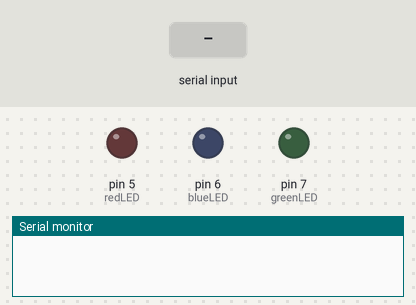
Recording of a sketch running on a simulated Arduino Uno, built with avr-gcc and run on an emulated ATmega328P. Shown: output pins drawn as LEDs (lit = HIGH), the last lines printed to the serial monitor. Inputs (shaded band) come from the test bench.

Above: at 1.2 s.
1.3 s: "A" received over the second serial link
At 2.5 s:
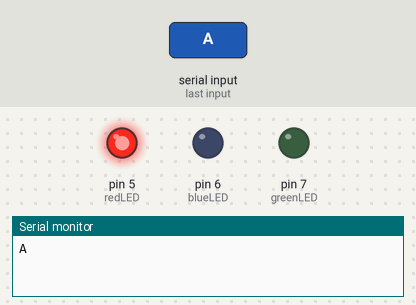
2.8 s: "B" received over the second serial link
At 3.8 s:
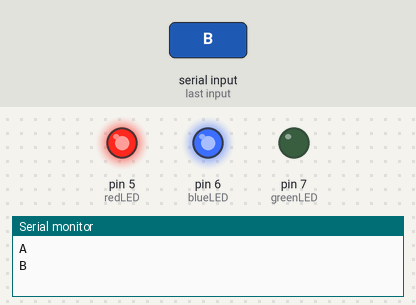
4.3 s: "C" received over the second serial link
At 5.0 s:
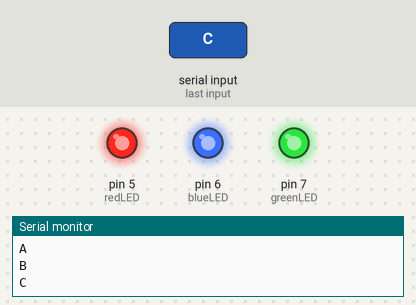
5.8 s: "A" received over the second serial link
At 6.1 s:
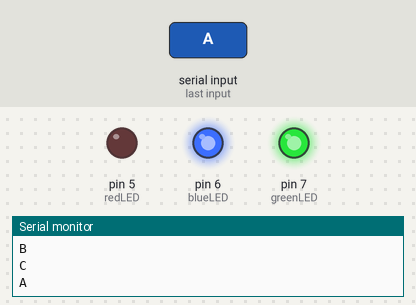
7.3 s: "B" received over the second serial link
At 8.5 s:
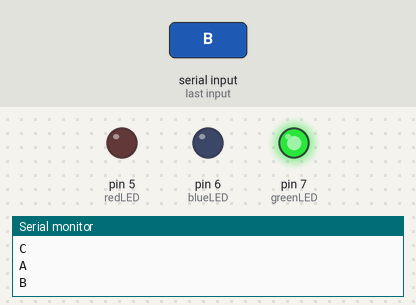
Timing chart, 0 to 9.8 s (numbered marks = the images above; inputs shaded):
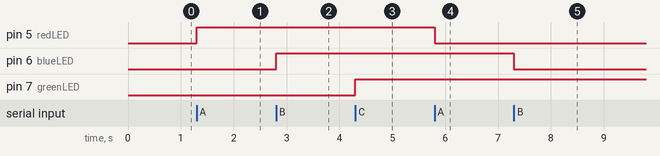

Measured:
- after the input at 1.3 s, pin 5 (redLED): LOW → HIGH at once
- after the input at 2.8 s, pin 6 (blueLED): LOW → HIGH at once
- after the input at 4.3 s, pin 7 (greenLED): LOW → HIGH at once
- after the input at 5.8 s, pin 5 (redLED): HIGH → LOW at once
- after the input at 7.3 s, pin 6 (blueLED): HIGH → LOW at once

The sketch:

LEDs_with_bluetooth.ino
```cpp
/* This script commands the LEDs via the bluetooth.
A character, sent by the bluetooth device, toggles the current state of the corresponding LED.
This means - The LED will turn off if it is already turned on.
           - The LED will turn on if it is already turned off. */


#include <SoftwareSerial.h>

SoftwareSerial my_bluetooth(10, 11);  // pass bluetooth pins

int redLED = 5;
int blueLED = 6;
int greenLED = 7;
bool redLED_state = 0;
bool blueLED_state = 0;
bool greenLED_state = 0;


void setup() {
  Serial.begin(9600);        // initiate serial communication
  my_bluetooth.begin(9600);  // initiate bluetooth communication
  pinMode(redLED, OUTPUT);
  pinMode(blueLED, OUTPUT);
  pinMode(greenLED, OUTPUT);
}


void loop() {
  if (my_bluetooth.available()) {   // if bluetooth is available to connect
    char ch = my_bluetooth.read();  // read character from bluetooth
    Serial.println(ch);             // serial display

    // red LED
    if (ch == 'A') {                 // for character 'A'
      redLED_state = !redLED_state;  // toggle the state
      digitalWrite(redLED, redLED_state);
    }

    // blue LED
    else if (ch == 'B') {              // for character 'B'
      blueLED_state = !blueLED_state;  // toggle the state
      digitalWrite(blueLED, blueLED_state);
    }

    // green LED
    else if (ch == 'C') {                // for character 'C'
      greenLED_state = !greenLED_state;  // toggle the state
      digitalWrite(greenLED, greenLED_state);
    }
  }
}
```
